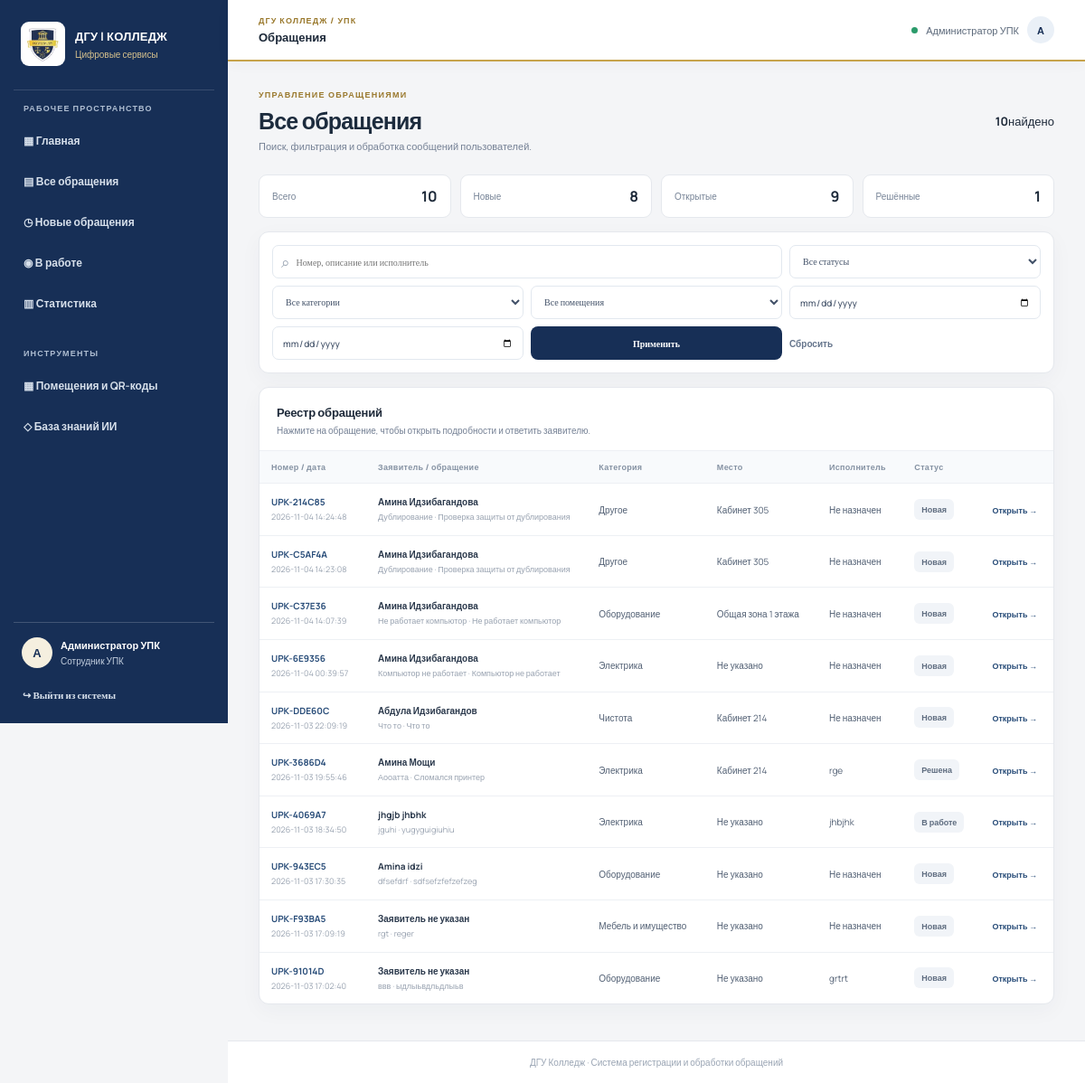
The app's page /admin/tickets (signed in) with its own data.
### tables this page shows
CREATE TABLE tickets (
            id INTEGER PRIMARY KEY AUTOINCREMENT,
            public_number TEXT NOT NULL UNIQUE,
            title TEXT NOT NULL,
            description TEXT NOT NULL,
            applicant_name TEXT DEFAULT '',
            applicant_surname TEXT DEFAULT '',
            category TEXT NOT NULL,
            location_id INTEGER,
            status TEXT NOT NULL DEFAULT 'Новая',
            priority TEXT DEFAULT 'Обычный',
            assignee TEXT DEFAULT '',
            tracking_token_hash TEXT NOT NULL,
            image_name TEXT DEFAULT '',
            created_at TEXT NOT NULL,
            updated_at TEXT NOT NULL, submission_key TEXT,
            FOREIGN KEY(location_id) REFERENCES locations(id)
        );

CREATE TABLE locations (
            id INTEGER PRIMARY KEY AUTOINCREMENT,
            building TEXT NOT NULL,
            floor TEXT DEFAULT '',
            room TEXT DEFAULT '',
            zone_name TEXT DEFAULT '',
            qr_key TEXT NOT NULL UNIQUE
        );

### app.py (the view, shortened to what this page needs)
@app.route("/admin/tickets")
@staff_required
def admin_tickets():
    status_filter = request.args.get("status", "")
    category_filter = request.args.get("category", "")
    location_filter = request.args.get("location", "")
    date_from = request.args.get("date_from", "")
    date_to = request.args.get("date_to", "")
    search = request.args.get("q", "").strip()
    query = """
        SELECT t.*, l.building, l.room, l.zone_name
        FROM tickets t LEFT JOIN locations l ON l.id=t.location_id
        WHERE 1=1
    """
    params = []
    if status_filter in STATUSES:
        query += " AND t.status=?"
        params.append(status_filter)
    if category_filter in CATEGORIES:
        query += " AND t.category=?"
        params.append(category_filter)
    if location_filter.isdigit():
        query += " AND t.location_id=?"
        params.append(int(location_filter))
    if date_from:
        query += " AND date(t.created_at)>=date(?)"
        params.append(date_from)
    if date_to:
        query += " AND date(t.created_at)<=date(?)"
        params.append(date_to)
    query += " ORDER BY t.created_at DESC"
    with db() as con:
        tickets = con.execute(query, params).fetchall()
        locations = con.execute("SELECT id, building, room, zone_name FROM locations ORDER BY building, room").fetchall()
        counts = {
            "all": con.execute("SELECT COUNT(*) FROM tickets").fetchone()[0],
            "open": con.execute("SELECT COUNT(*) FROM tickets WHERE status NOT IN ('Решена','Отклонена')").fetchone()[0],
            "new": con.execute("SELECT COUNT(*) FROM tickets WHERE status='Новая'").fetchone()[0],
            "done": con.execute("SELECT COUNT(*) FROM tickets WHERE status='Решена'").fetchone()[0],
        }
    return render_template(
        "admin_tickets.html", tickets=tickets, counts=counts,
        categories=CATEGORIES, locations=locations,
        selected_status=status_filter, selected_category=category_filter,
        selected_location=location_filter, date_from=date_from,
        date_to=date_to, q=search
    )

### app.py (called while the page is built, shortened)
def db():
    connection = sqlite3.connect(DATABASE)
    connection.row_factory = sqlite3.Row
    connection.execute("PRAGMA foreign_keys = ON")
    return connection

@app.context_processor
def inject_globals():
    if "csrf_token" not in session:
        session["csrf_token"] = secrets.token_urlsafe(24)
    return {"csrf_token": session["csrf_token"], "statuses": STATUSES}

@app.before_request
def csrf_check():
   if request.method == "GET":
       if "csrf_token" not in session:
           session["csrf_token"] = secrets.token_urlsafe(24)

def staff_required(fn):
    @wraps(fn)
    def wrapper(*args, **kwargs):
        if not session.get("staff_id"):
            return redirect(url_for("login", next=request.path))
        return fn(*args, **kwargs)
    return wrapper

### templates/admin_tickets.html (shortened to what this page needs)
{% extends "base.html" %}
{% block section_name %}Обращения{% endblock %}
{% block content %}
<section class="admin-page-heading"><div><div class="eyebrow">УПРАВЛЕНИЕ ОБРАЩЕНИЯМИ</div><h1>Все обращения</h1><p>Поиск, фильтрация и обработка сообщений пользователей.</p></div><div class="heading-counter"><b>{{ tickets|length }}</b><span>найдено</span></div></section>
<div class="mini-stat-row"><div><span>Всего</span><b>{{ counts.all }}</b></div><div><span>Новые</span><b>{{ counts.new }}</b></div><div><span>Открытые</span><b>{{ counts.open }}</b></div><div><span>Решённые</span><b>{{ counts.done }}</b></div></div>
<section class="admin-panel filters-panel">
  <form method="get" class="admin-filters">
    <label class="search-field"><span>⌕</span><input name="q" value="{{ q }}" placeholder="Номер, описание или исполнитель"></label>
    <select name="status"><option value="">Все статусы</option>{% for s in statuses %}<option value="{{ s }}" {% if selected_status==s %}selected{% endif %}>{{ s }}</option>{% endfor %}</select>
    <select name="category"><option value="">Все категории</option>{% for c in categories %}<option value="{{ c }}" {% if selected_category==c %}selected{% endif %}>{{ c }}</option>{% endfor %}</select>
    <select name="location"><option value="">Все помещения</option></select>
    <input type="date" name="date_from" value="{{ date_from }}" aria-label="Дата с">
    <input type="date" name="date_to" value="{{ date_to }}" aria-label="Дата по">
    <button class="admin-primary-button" type="submit">Применить</button>
    <a class="admin-reset" href="{{ url_for('admin_tickets') }}">Сбросить</a>
  </form>
</section>
<section class="admin-panel admin-table-panel">
  <div class="admin-panel-heading"><div><h2>Реестр обращений</h2><p>Нажмите на обращение, чтобы открыть подробности и ответить заявителю.</p></div></div>
  {% if tickets %}<div class="admin-table-wrap"><table class="admin-table"><thead><tr><th>Номер / дата</th><th>Заявитель / обращение</th><th>Категория</th><th>Место</th><th>Исполнитель</th><th>Статус</th><th></th></tr></thead><tbody>
  {% for t in tickets %}<tr><td><b class="ticket-number">{{ t.public_number }}</b><small>{{ t.created_at }}</small></td><td><b>{{ ((t.applicant_name or '') ~ ' ' ~ (t.applicant_surname or ''))|trim or 'Заявитель не указан' }}</b><small>{{ t.title }} · {{ t.description[:75] }}{% if t.description|length > 95 %}…{% endif %}</small></td><td>{{ t.category }}</td><td>{{ t.zone_name or 'Не указано' }}</td><td>{{ t.assignee or 'Не назначен' }}</td><td><span class="status-label">{{ t.status }}</span></td><td><a class="table-open" href="{{ url_for('admin_ticket', ticket_id=t.id) }}">Открыть →</a></td></tr>{% endfor %}
  </tbody></table></div>{% else %}<div class="admin-empty"><span>⌕</span><b>Обращения не найдены</b><p>Измените параметры фильтрации или очистите поиск.</p><a class="admin-reset" href="{{ url_for('admin_tickets') }}">Сбросить фильтры</a></div>{% endif %}
</section>
{% endblock %}

### static/css/style.css (style rules this page uses)
:root { --ink: #17212f; --muted: #718096; --line: #e6ebf1; --blue: #17345f; --blue2: #f5efdc; --bg: #f5f6f8; --green: #287454; }
* { box-sizing: border-box; }
body { margin: 0; background: var(--bg); color: var(--ink); font-family: Manrope, Arial, sans-serif; font-size: 14px; }
.eyebrow { font-size: 10px; letter-spacing: 1.7px; font-weight: 800; color: var(--blue); }
h1 { font-size: 34px; letter-spacing: -1.3px; margin: 9px 0; }
h2 { font-size: 18px; margin: 0 0 8px; letter-spacing: -0.3px; }
input, textarea, select { width: 100%; border: 1px solid #dfe5ed; border-radius: 9px; padding: 11px 12px; font: 500 13px Manrope; color: var(--ink); background: #fff; outline: none; }
table { border-collapse: collapse; width: 100%; min-width: 850px; }
th, td { text-align: left; padding: 13px 16px; border-top: 1px solid var(--line); font-size: 11px; }
th { color: var(--muted); font-size: 10px; background: #fafbfd; }
td { max-width: 230px; }
:root { --ink: #17243a; --muted: #748094; --line: #e5e8ed; --blue: #172f56; --blue2: #f5efdf; --bg: #f4f5f7; --gold: #c7a34b; }
body { background: var(--bg); }
.eyebrow { color: #9a792d; }

### records on screen
tickets: public_number "UPK-214C85", created_at "2026-11-04 14:24:48", applicant_name+applicant_surname "Амина Идзибагандова", title "Дублирование", description "Проверка защиты от дублирования", category "Другое", zone_name "Кабинет 305", assignee "Не назначен", status "Новая"
tickets: public_number "UPK-C5AF4A", created_at "2026-11-04 14:23:08", applicant_name+applicant_surname "Амина Идзибагандова", title "Дублирование", description "Проверка защиты от дублирования", category "Другое", zone_name "Кабинет 305", assignee "Не назначен", status "Новая"
tickets: public_number "UPK-C37E36", created_at "2026-11-04 14:07:39", applicant_name+applicant_surname "Амина Идзибагандова", title "Не работает компьютор", description "Не работает компьютор", category "Оборудование", zone_name "Общая зона 1 этажа", assignee "Не назначен", status "Новая"
tickets: public_number "UPK-6E9356", created_at "2026-11-04 00:39:57", applicant_name+applicant_surname "Амина Идзибагандова", title "Компьютор не работает", description "Компьютор не работает", category "Электрика", zone_name "Не указано", assignee "Не назначен", status "Новая"
tickets: public_number "UPK-DDE60C", created_at "2026-11-03 22:09:19", applicant_name+applicant_surname "Абдула Идзибагандов", title "Что то", description "Что то", category "Чистота", zone_name "Кабинет 214", assignee "Не назначен", status "Новая"
tickets: public_number "UPK-3686D4", created_at "2026-11-03 19:55:46", applicant_name+applicant_surname "Амина Мощи", title "Аооатта", description "Сломался принтер", category "Электрика", zone_name "Кабинет 214", assignee "rge", status "Решена"
tickets: public_number "UPK-4069A7", created_at "2026-11-03 18:34:50", applicant_name+applicant_surname "jhgjb jhbhk", title "jguhi", description "yugyguigiuhiu", category "Электрика", zone_name "Не указано", assignee "jhbjhk", status "В работе"
tickets: public_number "UPK-943EC5", created_at "2026-11-03 17:30:35", applicant_name+applicant_surname "Amina idzi", title "dfsefdrf", description "sdfsefzfefzefzeg", category "Оборудование", zone_name "Не указано", assignee "Не назначен", status "Новая"
tickets: public_number "UPK-F93BA5", created_at "2026-11-03 17:09:19", applicant_name+applicant_surname "Заявитель не указан", title "rgt", description "reger", category "Мебель и имущество", zone_name "Не указано", assignee "Не назначен", status "Новая"
tickets: public_number "UPK-91014D", created_at "2026-11-03 17:02:40", applicant_name+applicant_surname "Заявитель не указан", title "ввв", description "ыдлыьвдльдлыьв", category "Оборудование", zone_name "Не указано", assignee "grtrt", status "Новая"

### other values on screen
{{ (session.get('staff_name') or 'С')[0]|upper }} "А"
{{ session.get('staff_name') }} "Администратор УПК"
{{ tickets|length }} "10"
{{ counts.all }} "10"
{{ counts.new }} "8"
{{ counts.open }} "9"
{{ counts.done }} "1"
